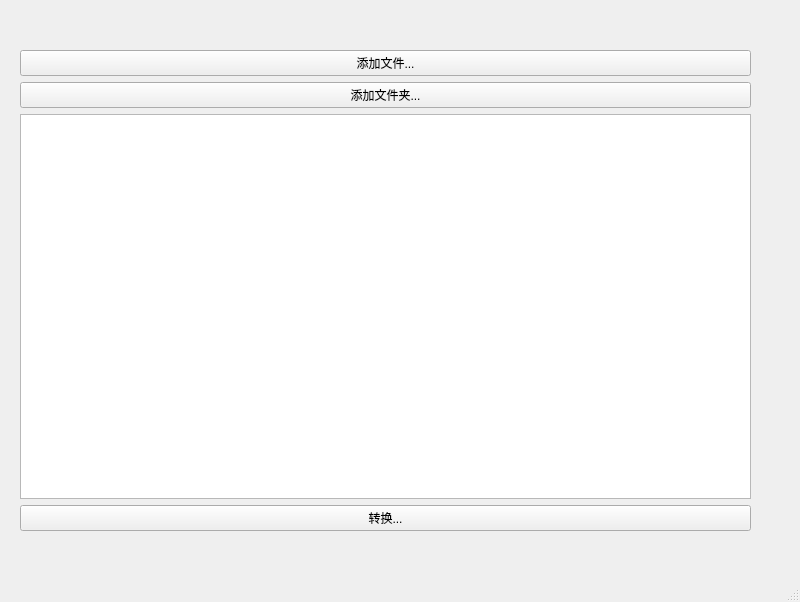
<?xml version="1.0" encoding="UTF-8"?>
<ui version="4.0">
 <class>MainWindow</class>
 <widget class="QMainWindow" name="MainWindow">
  <property name="geometry">
   <rect>
    <x>0</x>
    <y>0</y>
    <width>800</width>
    <height>602</height>
   </rect>
  </property>
  <property name="acceptDrops">
   <bool>false</bool>
  </property>
  <property name="windowTitle">
   <string>MainWindow</string>
  </property>
  <widget class="QWidget" name="centralwidget">
   <widget class="QWidget" name="gridLayoutWidget">
    <property name="geometry">
     <rect>
      <x>10</x>
      <y>40</y>
      <width>751</width>
      <height>501</height>
     </rect>
    </property>
    <layout class="QGridLayout" name="gridLayout">
     <property name="leftMargin">
      <number>10</number>
     </property>
     <property name="topMargin">
      <number>10</number>
     </property>
     <property name="rightMargin">
      <number>10</number>
     </property>
     <property name="bottomMargin">
      <number>10</number>
     </property>
     <item row="1" column="1">
      <widget class="QPushButton" name="addFolderButton">
       <property name="text">
        <string>添加文件夹...</string>
       </property>
      </widget>
     </item>
     <item row="0" column="1">
      <widget class="QPushButton" name="addFileButton">
       <property name="text">
        <string>添加文件...</string>
       </property>
      </widget>
     </item>
     <item row="5" column="1">
      <widget class="QPushButton" name="convertButton">
       <property name="text">
        <string>转换...</string>
       </property>
      </widget>
     </item>
     <item row="2" column="1">
      <widget class="QListWidget" name="fileListWidget">
       <property name="acceptDrops">
        <bool>true</bool>
       </property>
       <property name="dragDropMode">
        <enum>QAbstractItemView::InternalMove</enum>
       </property>
       <property name="defaultDropAction">
        <enum>Qt::MoveAction</enum>
       </property>
       <property name="selectionMode">
        <enum>QAbstractItemView::ExtendedSelection</enum>
       </property>
      </widget>
     </item>
    </layout>
   </widget>
  </widget>
  <widget class="QStatusBar" name="statusbar"/>
 </widget>
 <resources/>
 <connections/>
</ui>
